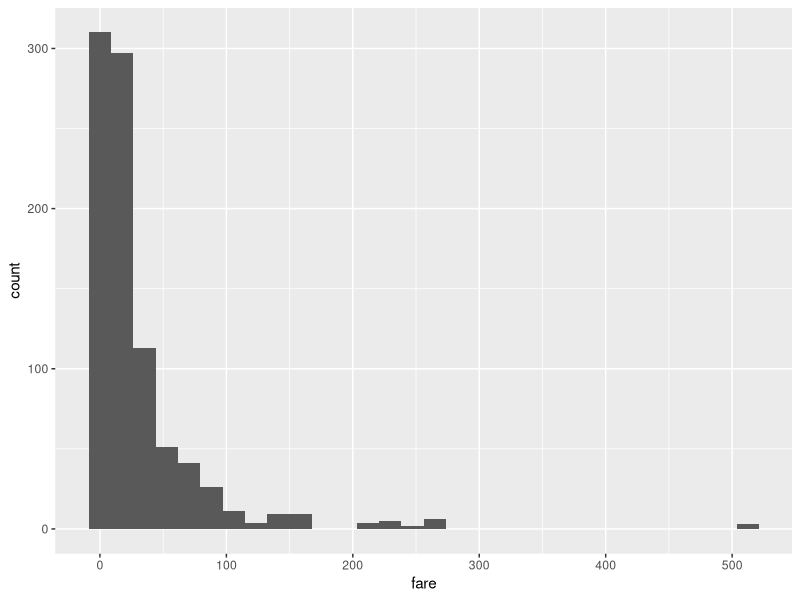
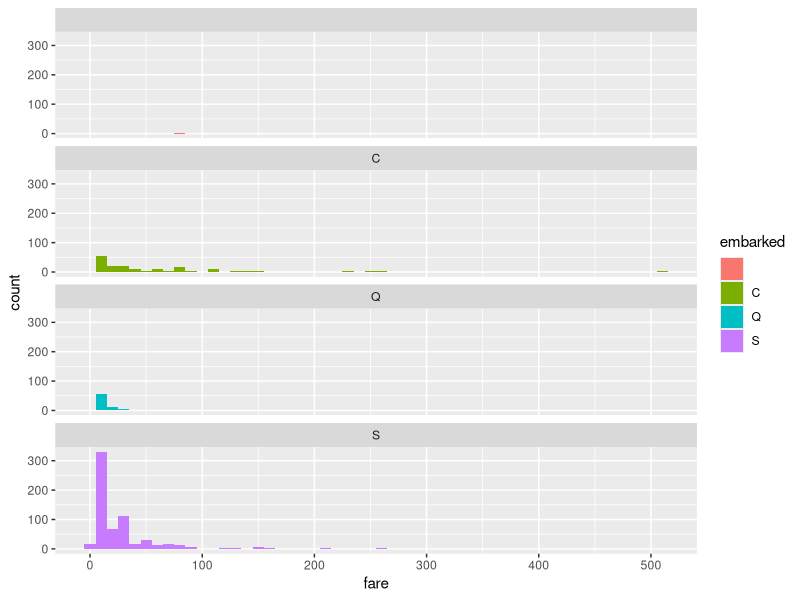
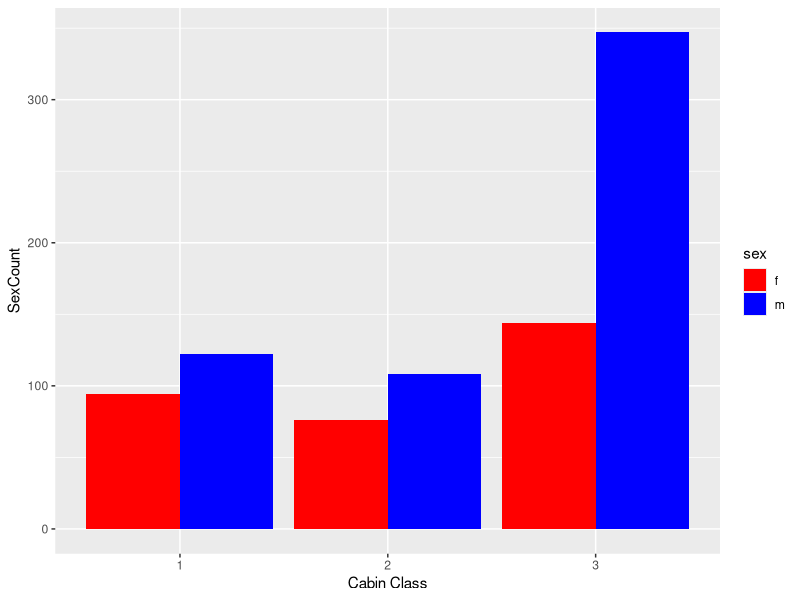
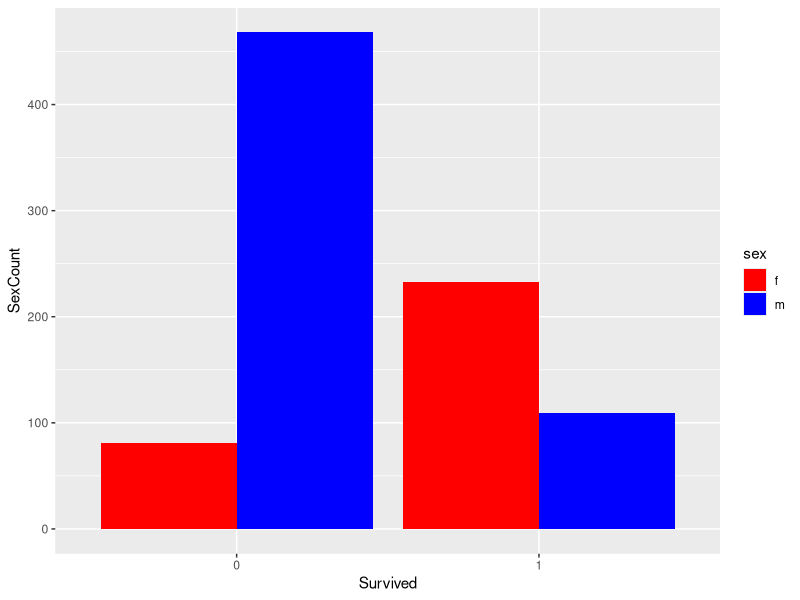

Recreate these plots in R, in order.
## ---- chunk 1
# Load the dataset; assign the dataframe to an object called 'titanic'

library(readr)
library(dplyr)

data <- read.csv("data/titanic.csv")

## ---- chunk 2
# Look at the first 6 rows of data

head(data)

## ---- chunk 3
# Look at the structure of your data - specifically the columns `sex` and `survived`. Change the data type as needed.

str(data)

data$sex = factor(data$sex)

data$survived = factor(data$survived)

data$age = as.integer(data$age)

str(data)

## ---- chunk 4
# print summary statistics for the dataset

summary(data)
## ---- chunk 5
# subset the dataframe to include passengers in 2nd class and include the columns for name, age, and sex

data_class <- data[data$pclass==2, c("name", "age", "sex")]

head(data_class)

## ---- chunk 6
# How many NAs are in the full dataset? 

sum(is.na(data))


# How many NAs are in the 'age' column? (hint: you may need to Google)

sum(is.na(data$age))


## ---- chunk 7
# Recode the variable 'sex' so that 'male' becomes 'm' and 'female' becomes 'f'

data <- data%>%
  mutate(sex = recode(sex, 
                      "male"="m",
                      "female"="f"
                      ))

head(data)

## ---- chunk 8
# What is the average ticket price for a first class ticket?
# (optional: round to 2 decimal points)

head(data)

data_first_class <- data[data$pclass==1, ]

data_first_class$fare = as.numeric(data_first_class$fare)


round(mean(data_first_class$fare), 2)

## ---- chunk 9
# Plot a histogram for the fare price 

library(ggplot2)

ggplot(data, aes(x = fare)) + geom_histogram()

## ---- chunk 10
# Graph fare price histograms by embarkment point using a single ggplot() call. 

ggplot(data, aes(x=fare, fill=embarked)) + geom_histogram(binwidth=10) +   facet_wrap(~ embarked, ncol = 1)


## ---- chunk 11
# Write one sentence interpreting the graph from Question  9

#The S class of Embarkment sees the most passengers and consequently the #most fare price data points.

## ---- chunk 12
# Create a barplot of cabin class vs sex (use proportions)

ggplot(data, aes(x=factor(pclass), fill=sex)) + 
  scale_fill_manual(values = c("red","blue")) +
  geom_bar(position="dodge") +
  labs(x="Cabin Class", y="SexCount")

## ---- chunk 13
# Create a graph that depicts the prevalence of survival based on passenger's sex. 


ggplot(data, aes(x=factor(survived), fill=sex)) + 
  scale_fill_manual(values = c("red", "blue")) +
geom_bar(position="dodge") + 
  labs(x="Survived", y="SexCount")


## ---- chunk 14
# For the 4 charts you made above:

# 1) change the color of the graph away from the default?
# 2) include appropriate/easy to interpret chart labels?
# 3) use a consistent theme?
